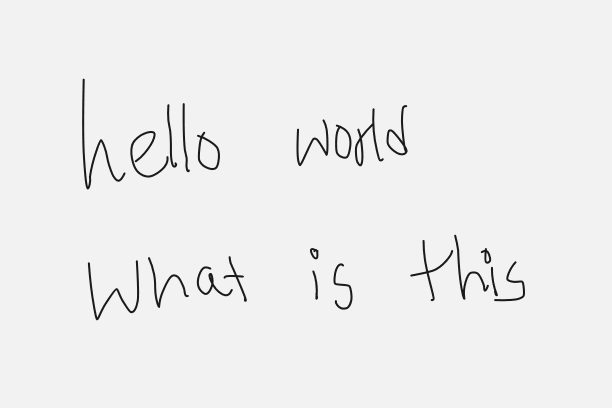
#> input picture Inference/Page/page1.png, 1224 x 816 px (shown at 1/2 size)
$ python inferenceOnPage.py
#> lines starting #> are read from the running program, lines starting #| are printed output that depends on the picture; after the words box and inside, x2 and y2 are one past the last pixel; in counts of white or black regions, pixels touching at a corner belong together
### wordDetector.py
from collections import defaultdict
from dataclasses import dataclass
from typing import List

import cv2
import numpy as np
from sklearn.cluster import DBSCAN


@dataclass
class BBox:
    x: int
    y: int
    w: int
    h: int


@dataclass
class DetectorRes:
    img: np.ndarray
    bbox: BBox


def detect(img: np.ndarray,
           kernel_size: int,
           sigma: float,
           theta: float,
           min_area: int) -> List[DetectorRes]:
    """Scale space technique for word segmentation proposed by R. Manmatha.

    For details see paper http://ciir.cs.umass.edu/pubfiles/mm-27.pdf.

    Args:
        img: A grayscale uint8 image.
        kernel_size: The size of the filter kernel, must be an odd integer.
        sigma: Standard deviation of Gaussian function used for filter kernel.
        theta: Approximated width/height ratio of words, filter function is distorted by this factor.
        min_area: Ignore word candidates smaller than specified area.

    Returns:
        List of DetectorRes instances, each containing the bounding box and the word image.
    """
    assert img.ndim == 2
    assert img.dtype == np.uint8

    # apply filter kernel
    kernel = _compute_kernel(kernel_size, sigma, theta)
    img_filtered = cv2.filter2D(img, -1, kernel, borderType=cv2.BORDER_REPLICATE).astype(np.uint8)
    img_thres = 255 - cv2.threshold(img_filtered, 0, 255, cv2.THRESH_BINARY + cv2.THRESH_OTSU)[1]

    # append components to result
    res = []
    components = cv2.findContours(img_thres, cv2.RETR_LIST, cv2.CHAIN_APPROX_SIMPLE)[0]
    for c in components:
        # skip small word candidates
        if cv2.contourArea(c) < min_area:
            continue
        # append bounding box and image of word to result list
        x, y, w, h = cv2.boundingRect(c)  # bounding box as tuple (x, y, w, h)
        crop = img[y:y + h, x:x + w]
        res.append(DetectorRes(crop, BBox(x, y, w, h)))

    return res


def _compute_kernel(kernel_size: int,
                    sigma: float,
                    theta: float) -> np.ndarray:
    """Compute anisotropic filter kernel."""

    assert kernel_size % 2  # must be odd size

    # create coordinate grid
    half_size = kernel_size // 2
    xs = ys = np.linspace(-half_size, half_size, kernel_size)
    x, y = np.meshgrid(xs, ys)

    # compute sigma values in x and y direction, where theta is roughly the average x/y ratio of words
    sigma_y = sigma
    sigma_x = sigma_y * theta

    # compute terms and combine them
    exp_term = np.exp(-x ** 2 / (2 * sigma_x) - y ** 2 / (2 * sigma_y))
    x_term = (x ** 2 - sigma_x ** 2) / (2 * np.math.pi * sigma_x ** 5 * sigma_y)
    y_term = (y ** 2 - sigma_y ** 2) / (2 * np.math.pi * sigma_y ** 5 * sigma_x)
    kernel = (x_term + y_term) * exp_term

    # normalize and return kernel
    kernel = kernel / np.sum(kernel)
    return kernel


def prepare_img(img: np.ndarray,
                height: int) -> np.ndarray:
    """Convert image to grayscale image (if needed) and resize to given height."""
    assert img.ndim in (2, 3)
    assert height > 0
    assert img.dtype == np.uint8
    if img.ndim == 3:
        img = cv2.cvtColor(img, cv2.COLOR_BGR2GRAY)
    h = img.shape[0]
    factor = height / h
    return cv2.resize(img, dsize=None, fx=factor, fy=factor)


def _cluster_lines(detections: List[DetectorRes],
                   max_dist: float = 0.7,
                   min_words_per_line: int = 2) -> List[List[DetectorRes]]:
    # compute matrix containing Jaccard distances (which is a proper metric)
    num_bboxes = len(detections)
    dist_mat = np.ones((num_bboxes, num_bboxes))
    for i in range(num_bboxes):
        for j in range(i, num_bboxes):
            a = detections[i].bbox
            b = detections[j].bbox
            if a.y > b.y + b.h or b.y > a.y + a.h:
                continue
            intersection = min(a.y + a.h, b.y + b.h) - max(a.y, b.y)
            union = a.h + b.h - intersection
            iou = np.clip(intersection / union if union > 0 else 0, 0, 1)
            dist_mat[i, j] = dist_mat[j, i] = 1 - iou  # Jaccard distance is defined as 1-iou

    dbscan = DBSCAN(eps=max_dist, min_samples=min_words_per_line, metric='precomputed').fit(dist_mat)

    clustered = defaultdict(list)
    for i, cluster_id in enumerate(dbscan.labels_):
        if cluster_id == -1:
            continue
        clustered[cluster_id].append(detections[i])

    res = sorted(clustered.values(), key=lambda line: [det.bbox.y + det.bbox.h / 2 for det in line])
    return res


def sort_multiline(detections: List[DetectorRes],
                   max_dist: float = 0.7,
                   min_words_per_line: int = 2) -> List[List[DetectorRes]]:
    """Cluster detections into lines, then sort the lines according to x-coordinates of word centers.

    Args:
        detections: List of detections.
        max_dist: Maximum Jaccard distance (0..1) between two y-projected words to be considered as neighbors.
        min_words_per_line: If a line contains less words than specified, it is ignored.

    Returns:
        List of lines, each line itself a list of detections.
    """
    lines = _cluster_lines(detections, max_dist, min_words_per_line)
    res = []
    for line in lines:
        res += sort_line(line)
    return res


def sort_line(detections: List[DetectorRes]) -> List[List[DetectorRes]]:
    """Sort the list of detections according to x-coordinates of word centers."""
    return [sorted(detections, key=lambda det: det.bbox.x + det.bbox.w / 2)]

### inferenceOnPage.py
import cv2
import numpy as np
import os

from mltu.inferenceModel import OnnxInferenceModel
from mltu.utils.text_utils import ctc_decoder

from wordDetector import detect, prepare_img, sort_multiline
from matplotlib import pyplot as plt

class ImageToWordModel(OnnxInferenceModel):
    def __init__(self, *args, **kwargs):
        super().__init__(*args, **kwargs)

    def predict(self, image: np.ndarray):
        image = cv2.resize(image, self.input_shapes[0][1:3][::-1])

        image_pred = np.expand_dims(image, axis=0).astype(np.float32)

        preds = self.model.run(self.output_names, {self.input_names[0]: image_pred})[0]

        text = ctc_decoder(preds, self.metadata["vocab"])[0]
        # print(self.metadata["vocab"])

        return text

def createWords(pageDir: str, imgHeight = 1000, kernelSize = 25, sigma = 11, theta = 7, minArea = 100):
#> called with pageDir = 'Inference/Page/page1.png', imgHeight = 1000, kernelSize = 25, sigma = 11, theta = 7, minArea = 100
    img = prepare_img(cv2.imread(pageDir), imgHeight)
    detections = detect(img, kernel_size=kernelSize, sigma=sigma, theta=theta, min_area=minArea)
#> in detect, `img_thres = 255 - cv2.threshold(img_filtered, 0, 255, cv2.THRESH_BINAR..`:
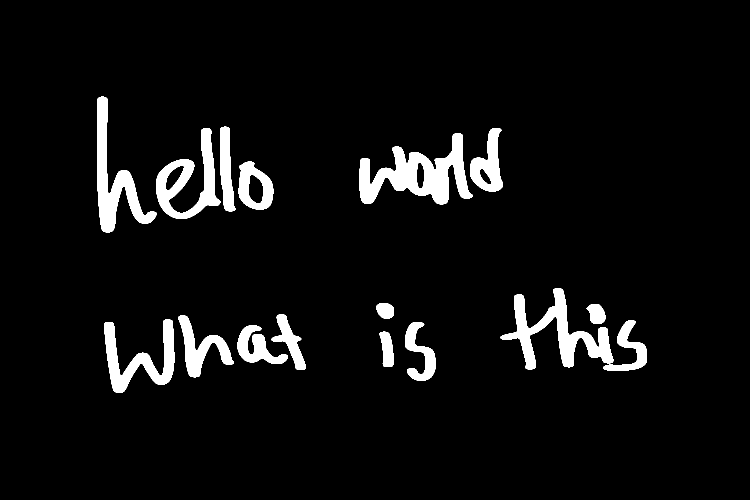
#> img_thres: shape (1000, 1500) (shown at 1/2 size); 5.6% white; 16 white regions
#> in detect, `components = cv2.findContours(img_thres, cv2.RETR_LIST, cv2.CHAIN_APPR..`: components = 20 contours; largest, box (x1, y1, x2, y2) and area: (719, 266, 946, 409) 14450, (1001, 576, 1227, 739) 10654, (194, 193, 314, 465) 9326, (312, 256, 441, 438) 8964, (208, 639, 349, 786) 7512
#> the loop in detect, `for c in components:` made 20 passes
#> (x, y, w, h) on passes 1 to 12: (759, 663, 28, 71), (475, 651, 101, 77), (810, 644, 62, 118), (1206, 640, 88, 102), (208, 639, 141, 147), (356, 631, 112, 124), (543, 629, 69, 111), (1173, 608, 38, 40), (752, 606, 36, 31), (1001, 576, 226, 163), (497, 349, 30, 59), (959, 336, 25, 34)
#> pass 1, in detect, `crop = img[y:y + h, x:x + w]`:
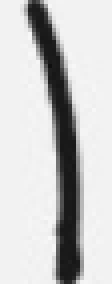
#> crop: shape (71, 28) (shown 4 times larger); min 15, max 249, mean 201.5
#> pass 2, in detect, `crop = img[y:y + h, x:x + w]`:
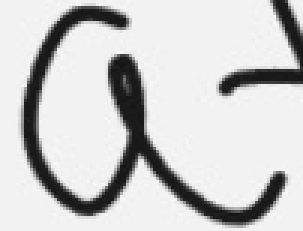
#> crop: shape (77, 101) (shown 3 times larger); min 19, max 249, mean 202.5
#> after the loop in detect, `for c in components:`:
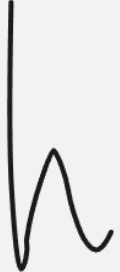
#> crop: shape (272, 120); min 20, max 250, mean 224.5
#> after the loop in detect, `for c in components:`: res = 20 items
#> detections = 20 items

    # sort detections: cluster into lines, then sort each line
    lines = sort_multiline(detections)
#> in _cluster_lines, `num_bboxes = len(detections)`: num_bboxes = 20
#> after the loop in _cluster_lines, `for i in range(num_bboxes):`:
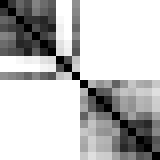
#> dist_mat: shape (20, 20) float64 (shown 8 times larger); min 0, max 1, mean 0.747
#> the loop in _cluster_lines, `for i, cluster_id in enumerate(dbscan.labels_):` made 20 passes
#> cluster_id on passes 1 to 12: 0, 0, 0, 0, 0, 0, 0, 1, 1, 0, 2, 2
#> in sort_multiline, `lines = _cluster_lines(detections, max_dist, min_words_per_line)`: lines = 3 items
#> the loop in sort_multiline, `for line in lines:` made 3 passes
#> lines = 3 items

    # plot results
    plt.imshow(img, cmap='gray')
    num_colors = 7
    colors = plt.get_cmap('rainbow', num_colors)

    wordFolder = os.path.join("Inference", "Words")

    # Words Folder Cleanup
    if os.path.exists(wordFolder):
        for items in os.listdir(wordFolder):
            os.remove(os.path.join(wordFolder, items))
        os.rmdir(wordFolder)

    if os.path.exists(wordFolder) == False:
        os.mkdir(wordFolder)

    for line_idx, line in enumerate(lines):
        for word_idx, det in enumerate(line):
            xs = [det.bbox.x, det.bbox.x, det.bbox.x + det.bbox.w, det.bbox.x + det.bbox.w, det.bbox.x]
            ys = [det.bbox.y, det.bbox.y + det.bbox.h, det.bbox.y + det.bbox.h, det.bbox.y, det.bbox.y]
            plt.plot(xs, ys, c=colors(line_idx % num_colors))
            plt.text(det.bbox.x, det.bbox.y, f'{line_idx}/{word_idx}')
            # print(det.bbox.x, det.bbox.y, det.bbox.w, det.bbox.y)
            cropImg = img[det.bbox.y:det.bbox.y+det.bbox.h, det.bbox.x:det.bbox.x+det.bbox.w]
            fileName = f"line-{str(line_idx)}-word-{str(word_idx)}.jpg"
            filePath = os.path.join(wordFolder, fileName)
            cv2.imwrite(filePath, cropImg)
#> this loop made 3 passes
#> pass 1, in createWords, `cv2.imwrite(filePath, cropImg)`:
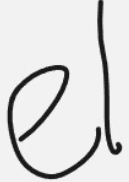
#> saved as line-0-word-2.jpg: shape (182, 129); min 18, max 251, mean 219.2
#> pass 1, in createWords, `cv2.imwrite(filePath, cropImg)`:
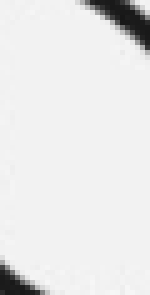
#> saved as line-0-word-4.jpg: shape (59, 30) (shown 5 times larger); min 23, max 246, mean 231.4

    wordPredict(wordFolder)
    plt.show()

def wordPredict(wordFolder = os.path.join("Inference", "Words")):
    imgFiles = os.listdir(wordFolder)

    model = ImageToWordModel(model_path="Models/202410180902/model.onnx")

    for imgName in imgFiles:
        imgDir = os.path.join(wordFolder, imgName)
        img = cv2.imread(imgDir)
        # print(img)
        pred = model.predict(img)
        print(f"{imgName} : {pred}")

    # [5 lines of commented-out code are left out]


pageDir = os.path.join("Inference", "Page", "page1.png")
#> (the run stopped early here; a loop or call above may not have finished)
